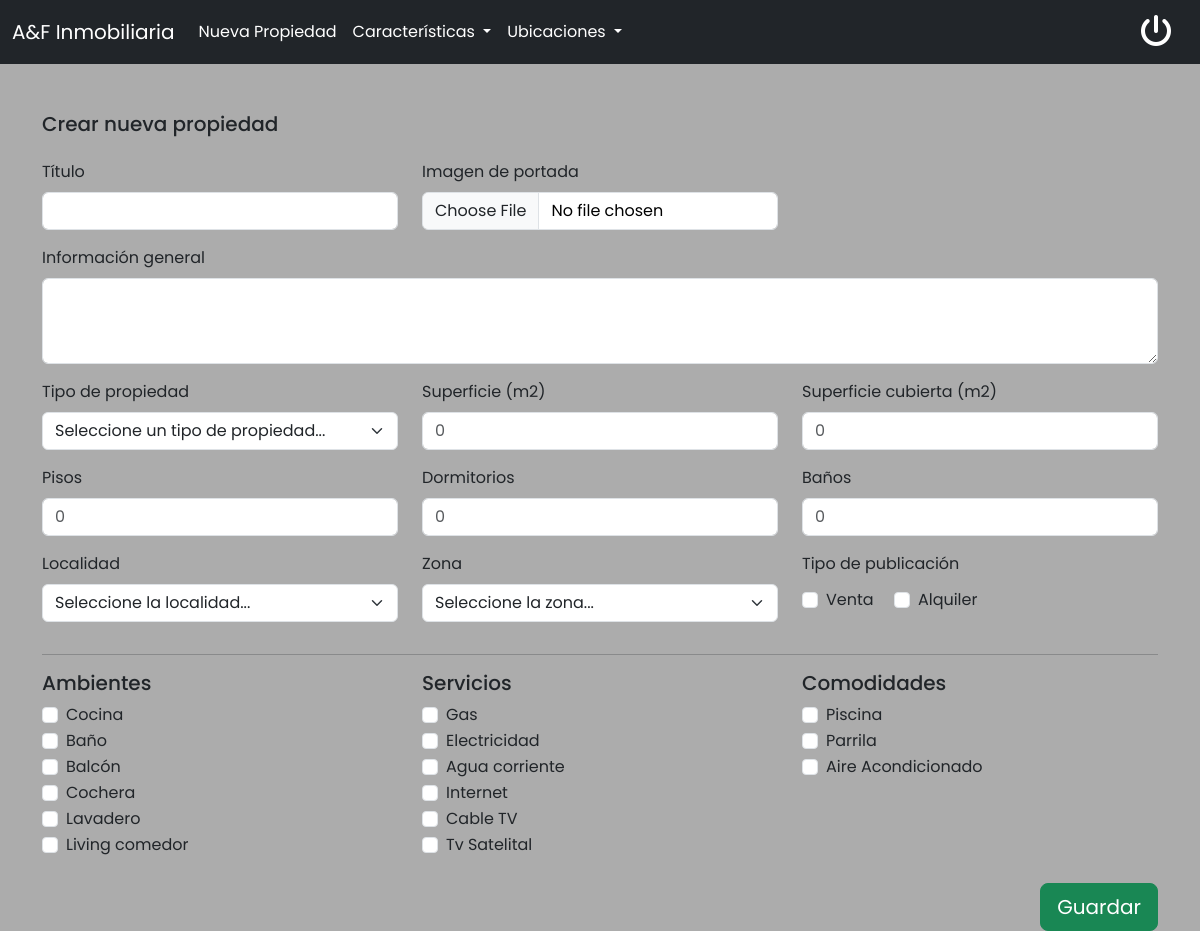
Screenshot of /admin/alta-propiedad.php (signed in) with the database file from the repository.
### tables this page shows
CREATE TABLE `ambientes` (
  `id` int(11) NOT NULL,
  `descripcion` varchar(255) DEFAULT NULL,
  `deleted_at` timestamp NULL DEFAULT NULL
);

CREATE TABLE `servicios` (
  `id` int(11) NOT NULL,
  `descripcion` varchar(255) DEFAULT NULL,
  `deleted_at` timestamp NULL DEFAULT NULL
);

CREATE TABLE `comodidades` (
  `id` int(11) NOT NULL,
  `descripcion` varchar(255) DEFAULT NULL,
  `deleted_at` timestamp NULL DEFAULT NULL
);

### src/models/ambientes.php (called while the page is built, shortened)
<?php
class Ambientes
{
  private $conexion;
  public function __construct($conexion)
  {
    $this->conexion = $conexion;
  }
  public function getAmbientes($all = false)
  {
    $query = "SELECT * FROM ambientes";
    if (!$all) {
      $query .= ' WHERE deleted_at is null';
    }
    $resultado = $this->conexion->prepare($query);
    $resultado->execute();
    return $resultado->fetchAll(PDO::FETCH_ASSOC);
  }
}

### src/models/servicios.php (called while the page is built, shortened)
<?php
class Servicios
{
  private $conexion;
  public function __construct($conexion)
  {
    $this->conexion = $conexion;
  }
  public function getServicios($all = false)
  {
    $query = "SELECT * FROM servicios";
    if (!$all) {
      $query .= ' WHERE deleted_at is null';
    }
    $resultado = $this->conexion->prepare($query);
    $resultado->execute();
    return $resultado->fetchAll(PDO::FETCH_ASSOC);
  }
}

### src/models/comodidades.php (called while the page is built, shortened)
<?php
class Comodidades
{
  private $conexion;
  public function __construct($conexion)
  {
    $this->conexion = $conexion;
  }
  public function getComodidades($all = false)
  {
    $query = "SELECT * FROM comodidades";
    if (!$all) {
      $query .= ' WHERE deleted_at is null';
    }
    $resultado = $this->conexion->prepare($query);
    $resultado->execute();
    return $resultado->fetchAll(PDO::FETCH_ASSOC);
  }
}

### admin/alta-propiedad.php (the view, shortened to what this page needs)
<?php
include_once '../src/models/zonas.php';
include_once '../src/models/ambientes.php';
include_once '../src/models/servicios.php';
include_once '../src/models/comodidades.php';
$conexion = Conexion::conectar();
$ambientesModel = new Ambientes($conexion);
$serviciosModel = new Servicios($conexion);
$comodidadesModel = new Comodidades($conexion);
$ambientes = $ambientesModel->getAmbientes(false);
$servicios = $serviciosModel->getServicios(false);
$comodidades = $comodidadesModel->getComodidades(false);
?>
<!DOCTYPE html>
<html lang="en">
<head>
  <link href="https://cdn.jsdelivr.net/npm/bootstrap@5.3.3/dist/css/bootstrap.min.css" rel="stylesheet">
  <link rel="stylesheet" href="../assets/css/styles.css">
  <link rel="stylesheet" href="https://cdnjs.cloudflare.com/ajax/libs/font-awesome/6.5.1/css/all.min.css" />
  <link href="https://cdnjs.cloudflare.com/ajax/libs/font-awesome/6.1.1/css/all.min.css" rel="stylesheet">
</head>
<body class="bg-grays-color">
  <div class="container vh-100 mt-5">
    <div class="d-flex mt-5 justify-content-between mb-3">
      <h5>Crear nueva propiedad</h5>
    </div>
    <form>
      <div class="row">
        <div class="mb-3 col-4">
          <label for="titulo" class="form-label">Título</label>
          <input type="text" class="form-control" id="titulo">
        </div>
        <div class="mb-3 col-4">
          <label for="imgPortada" class="form-label">Imagen de portada</label>
          <input class="form-control" accept="image/*" type="file" id="imgPortada">
        </div>
        <div class="mb-3 col-12">
          <label for="descripcion" class="form-label">Información general</label>
          <textarea class="form-control" id="descripcion" rows="3" maxlength="3000"></textarea>
        </div>
        <div class="mb-3 col-4">
          <label for="descripcion" class="form-label">Tipo de propiedad</label>
          <select class="form-select" id="tipoPropiedad" aria-label="Default select example">
            <option selected disabled>Seleccione un tipo de propiedad...</option>
          </select>
        </div>
        <div class="mb-3 col-4">
          <label for="superficie" class="form-label">Superficie (m2)</label>
          <input type="number" placeholder="0" class="form-control" id="superficie" min="0" step="1">
        </div>
        <div class="mb-3 col-4">
          <label for="superficieCubierta" class="form-label">Superficie cubierta (m2)</label>
          <input type="number" placeholder="0" class="form-control" id="superficieCubierta" min="0" step="1">
        </div>
        <div class="mb-3 col-4">
          <label for="pisos" class="form-label">Pisos</label>
          <input type="number" placeholder="0" class="form-control" id="pisos" min="0" step="1">
        </div>
        <div class="mb-3 col-4">
          <label for="dormitorios" class="form-label">Dormitorios</label>
          <input type="number" placeholder="0" class="form-control" id="dormitorios" min="0" step="1">
        </div>
        <div class="mb-3 col-4">
          <label for="baños" class="form-label">Baños</label>
          <input type="number" placeholder="0" class="form-control" id="baños" min="0" step="1">
        </div>
        <div class="mb-3 col-4">
          <label for="localidad" class="form-label">Localidad</label>
          <select class="form-select" id="localidad" aria-label="localidad">
            <option selected disabled>Seleccione la localidad...</option>
          </select>
        </div>
        <div class="mb-3 col-4">
          <label for="localidad" class="form-label">Zona</label>
          <select class="form-select" id="localidad" aria-label="localidad">
            <option selected disabled>Seleccione la zona...</option>
          </select>
        </div>
        <div class="mb-3 col-4">
          <label for="tipoPublicacion" class="form-label d-block">Tipo de publicación</label>
          <div class="form-check form-check-inline mt-1">
            <input class="form-check-input" type="checkbox" value="venta" id="ventaCheck">
            <label class="form-check-label" for="flexCheckDefault">
              Venta
            </label>
          </div>
          <div class="form-check form-check-inline">
            <input class="form-check-input" type="checkbox" value="alquiler" id="alquilerCheck">
            <label class="form-check-label" for="flexCheckDefault">
              Alquiler
            </label>
          </div>
        </div>
      </div>
      <hr>
      <div class="row">
        <div class="col-4">
          <h5>Ambientes</h5>
          <?php foreach ($ambientes as $ambiente) : ?>
            <div class="form-check">
              <input class="form-check-input" type="checkbox" value="<?php echo $ambiente['id'] ?>" id="flexCheckDefault">
              <label class="form-check-label" for="flexCheckDefault">
                <?php echo $ambiente['descripcion']; ?>
              </label>
            </div>
          <?php endforeach; ?>
        </div>
        <div class="col-4">
          <h5>Servicios</h5>
          <?php foreach ($servicios as $servicio) : ?>
            <div class="form-check">
              <input class="form-check-input" type="checkbox" value="<?php echo $servicio['id'] ?>" id="flexCheckDefault">
              <label class="form-check-label" for="flexCheckDefault">
                <?php echo $servicio['descripcion']; ?>
              </label>
            </div>
          <?php endforeach; ?>
        </div>
        <div class="col-4">
          <h5>Comodidades</h5>
          <?php foreach ($comodidades as $comodidad) : ?>
            <div class="form-check">
              <input class="form-check-input" type="checkbox" value="<?php echo $comodidad['id'] ?>" id="flexCheckDefault">
              <label class="form-check-label" for="flexCheckDefault">
                <?php echo $comodidad['descripcion']; ?>
              </label>
            </div>
          <?php endforeach; ?>
        </div>
      </div>
      <div class="row mt-4">
        <div class="col-4 text-end offset-8">
          <button type="button" id="guardarPropiedad" class="btn btn-lg btn-success">Guardar</button>
        </div>
      </div>
    </form>
  </div>
</body>

### assets/css/styles.css (style rules this page uses)
:root { --main-gray-color: #222020; --secondary-gray-color: #ACACAC; --secondary-coral-color: #CE9B79; --terciary-coral-color: #B13B3C; --orange-color: #E38241; }
.bg-grays-color { background-color: #ACACAC !important; }
body { margin: 0; background-color: var(--main-gray-color) !important; font-family: 'Poppins', sans-serif !important; }
.contact-form input, textarea { border-color: var(--orange-color) !important; border-width: 0.1px; }
.contact-form input::placeholder, textarea::placeholder { font-weight: bold !important; color: #818181 !important; }
.form-control { border: none !important; }

### admin/alta-propiedad.php (style rules this page uses)
input, textarea { color: black !important; }
.form-control { border: var(--bs-border-width) solid var(--bs-border-color) !important; }

### rows the page displays
ambientes: descripcion "Cocina"
ambientes: descripcion "Baño"
ambientes: descripcion "Balcón"
ambientes: descripcion "Cochera"
ambientes: descripcion "Lavadero"
ambientes: descripcion "Living comedor"
servicios: descripcion "Gas"
servicios: descripcion "Electricidad"
servicios: descripcion "Agua corriente"
servicios: descripcion "Internet"
servicios: descripcion "Cable TV"
servicios: descripcion "Tv Satelital"
comodidades: descripcion "Piscina"
comodidades: descripcion "Parrila"
comodidades: descripcion "Aire Acondicionado"
